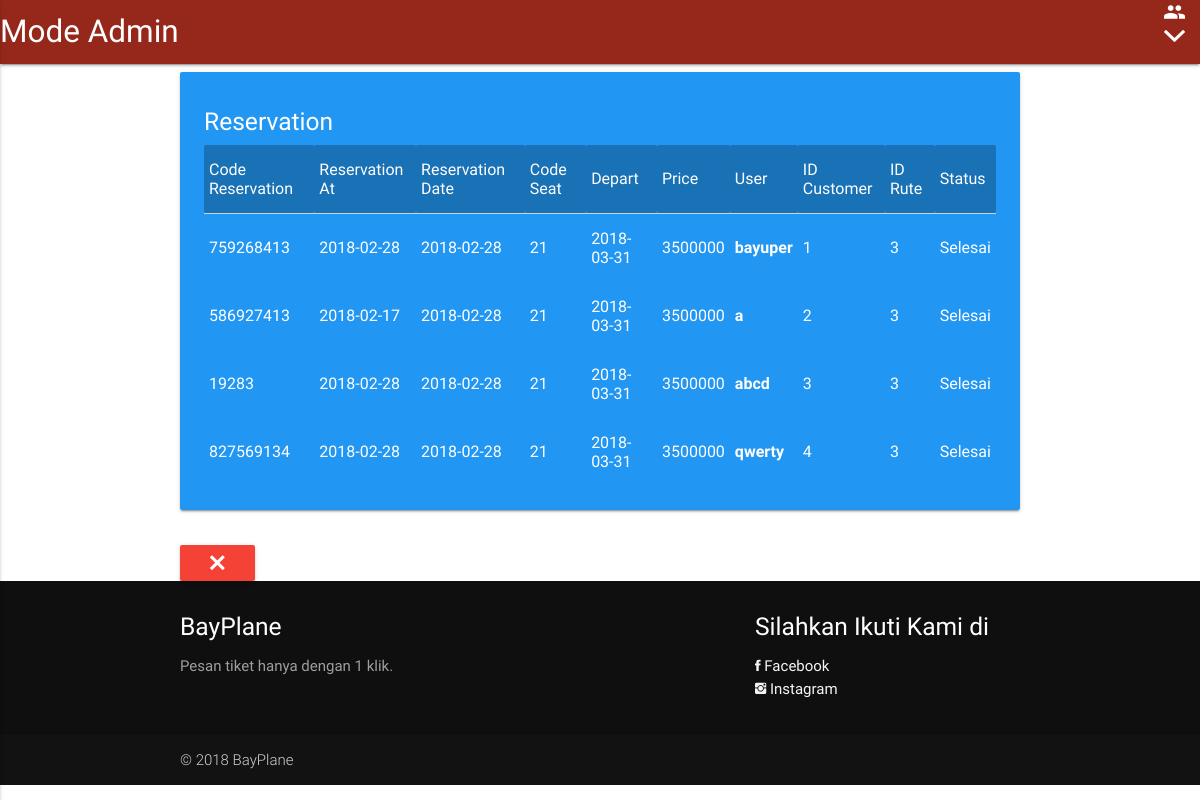
Screenshot of /admin/reserv.php (signed in) with the database file from the repository.
### tables this page shows
CREATE TABLE `reserv` (
  `id_reserv` int(11) NOT NULL,
  `reserv_code` decimal(10,0) NOT NULL,
  `reserv_at` text NOT NULL,
  `reserv_date` date NOT NULL,
  `seat` decimal(10,0) NOT NULL,
  `depart` date NOT NULL,
  `price` decimal(10,0) NOT NULL,
  `id_user` int(11) NOT NULL,
  `id_customer` int(11) NOT NULL,
  `id_rute` int(11) NOT NULL,
  `status` varchar(100) NOT NULL
);

CREATE TABLE `user` (
  `id_user` int(11) NOT NULL,
  `username` text NOT NULL,
  `password` text NOT NULL,
  `fullname` text NOT NULL
);

### admin/reserv.php (the view, shortened to what this page needs)
<html>
<head>
    <link rel="stylesheet" href="../css/materialize.min.css">
    <link rel="stylesheet" href="../css/ionicons.min.css">
</head>
<body>
    <?php include "nav.php"; ?>
    <div class="container">
        <div class="row">
            <div class="col s12">
                <div class="card-panel white-text blue">
                    <h5>Reservation</h5>
                    <table>
                        <thead style="background-color: rgba(0, 0, 0, 0.25);" class="white-text">
                            <tr>
                                <td>Code Reservation</td>
                                <td>Reservation At</td>
                                <td>Reservation Date</td>
                                <td>Code Seat</td>
                                <td>Depart</td>
                                <td>Price</td>
                                <td>User</td>
                                <td>ID Customer</td>
                                <td>ID Rute</td>
                                <td>Status</td>
                            </tr>
                        </thead>
                        <tbody class="white-text">
                            <?php include "koneksi.php";
                            $sql = mysqli_query($conn, 'select * from reserv ');
                            while($dtt = mysqli_fetch_array($sql) ) {
                            ?>
                            <tr>
                                <td>
                                    <?=$dtt['reserv_code'];?>
                                </td>
                                <td>
                                    <?=$dtt['reserv_at'];?>
                                </td>
                                <td>
                                    <?=$dtt['reserv_date'];?>
                                </td>
                                <td>
                                    <?=$dtt['seat'];?>
                                </td>
                                <td>
                                    <?=$dtt['depart'];?>
                                </td>
                                <td>
                                    <?=$dtt['price'];?>
                                </td>
                                <td>
                                    <?php
                                include "koneksi.php";
                                $squ = mysqli_query($conn, 'select * from user where id_user="'.$dtt['id_user'].'" ');
                                while($quu = mysqli_fetch_array($squ)) {
                                ?>
                                        <b><?=$quu['username'];?></b>
                                        <?php } ?>
                                </td>
                                <td>
                                    <?=$dtt['id_customer'];?>
                                </td>
                                <td>
                                    <?=$dtt['id_rute'];?>
                                </td>
                                <td>
                                    <?php
                                    if($dtt['status']=='Proses') {
                                    ?>
                                    <a href="terima.php?id_reserv=<?=$dtt['id_reserv'];?>" onclick="return confirm('Ingin Melanjutkan?');" class="white-text">
                                        <button class="btn waves-effect green"><?=$dtt['status'];?></button>
                                    </a>
                                    <?php
                                    } else {
                                        echo $dtt['status'];
                                    }
                                    ?>
                                </td>
                            </tr>
                            <?php } ?>
                        </tbody>
                    </table>
                </div>
            </div>
        </div>
        <a href="index.php" onclick="window.close();"><button class="btn waves-effect red"><i class="ion-close"></i></button></a>
    </div>
    <?php include "footer.php";?>
</body>
</html>

### rows the page displays
reserv: reserv_code "759268413", reserv_at "2018-02-28", reserv_date "2018-02-28", seat "21", depart "2018-03-31", price "3500000", id_customer "1", id_rute "3", status "Selesai"
user: username "bayuper"
reserv: reserv_code "586927413", reserv_at "2018-02-17", reserv_date "2018-02-28", seat "21", depart "2018-03-31", price "3500000", id_customer "2", id_rute "3", status "Selesai"
user: username "a"
reserv: reserv_code "19283", reserv_at "2018-02-28", reserv_date "2018-02-28", seat "21", depart "2018-03-31", price "3500000", id_customer "3", id_rute "3", status "Selesai"
user: username "abcd"
reserv: reserv_code "827569134", reserv_at "2018-02-28", reserv_date "2018-02-28", seat "21", depart "2018-03-31", price "3500000", id_customer "4", id_rute "3", status "Selesai"
user: username "qwerty"
